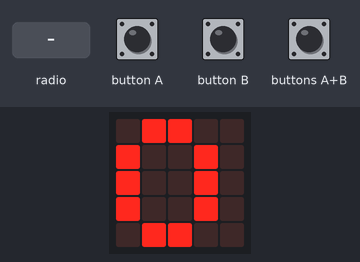
Bench run of a program on a simulated BBC micro:bit (MakeCode). On the bench: the board's 5×5 LED display. The inputs (shaded band) are chosen by the test bench.

Above: at 1.2 s.
1.3 s: button A pressed for 0.15 s
At 2.0 s:
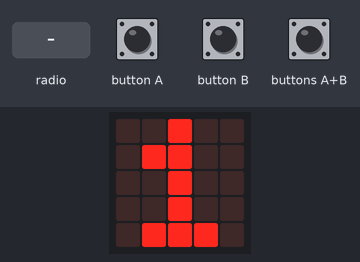
3.0 s: radio message "5" arrives
At 3.6 s:
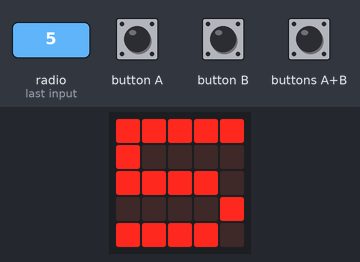
6.9 s: button A pressed for 0.15 s
At 8.6 s:
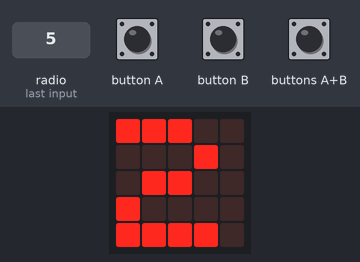
Timing chart, 0 to 10.1 s (numbered marks = the images above; inputs shaded):
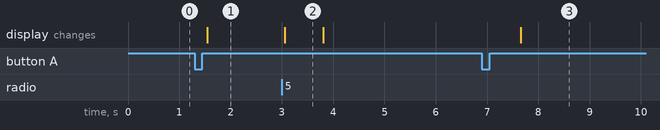

The program:

main.ts
```typescript
radio.onReceivedNumber(function (receivedNumber) {
    basic.showNumber(receivedNumber)
})
input.onButtonPressed(Button.A, function () {
    tal += 1
})
input.onButtonPressed(Button.AB, function () {
    radio.sendNumber(tal)
})
input.onButtonPressed(Button.B, function () {
    tal = 0
})
let tal = 0
radio.setGroup(12)
basic.forever(function () {
    basic.showNumber(tal)
})
```

test.ts
```typescript
// här hamnar tester och detta kompileras inte när det här paketet används som ett tillägg.
```

Measured:
- after the input at 1.3 s, the display: changes after 0.24 s (image 1)
- after the input at 3.0 s, the display: changes after 0.06 s (image 2)
- after the input at 6.9 s, the display: changes after 0.76 s (image 3)
- what the display in image 2 shows lasts 0.7 s, from 3.1 s to 3.8 s
